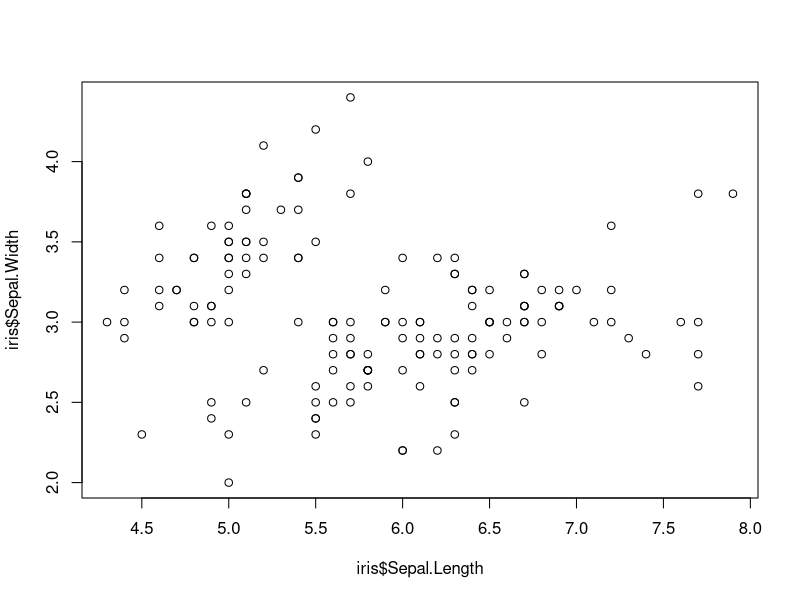
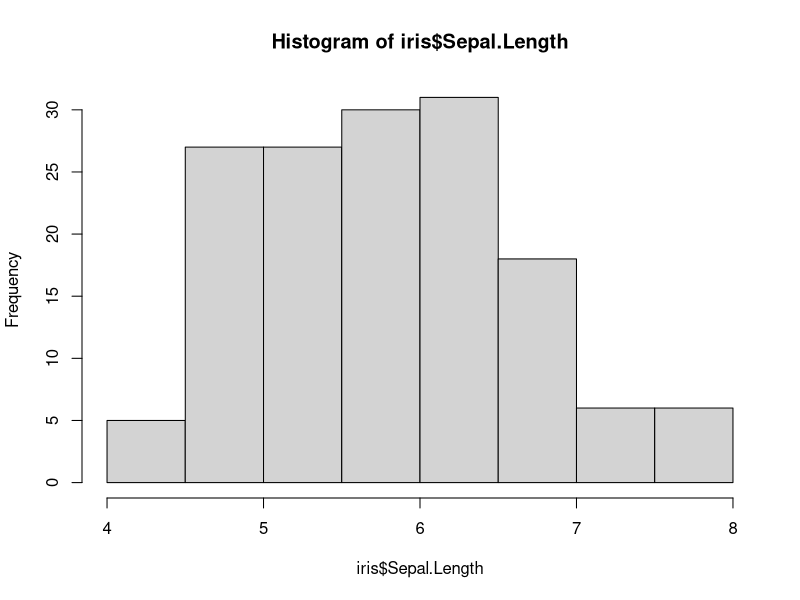
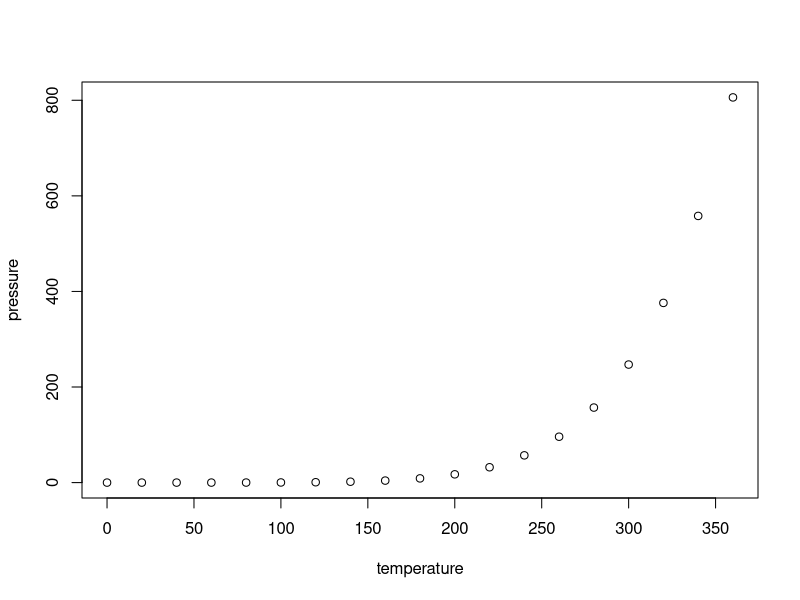

Write R code to recreate these figures, in order.
## ---- chunk 1
knitr::opts_chunk$set(echo = TRUE)
## ---- chunk 2
data = iris
plot(x = iris$Sepal.Length, y = iris$Sepal.Width)
hist(x = iris$Sepal.Length)
## ---- chunk 3
plot(pressure)
